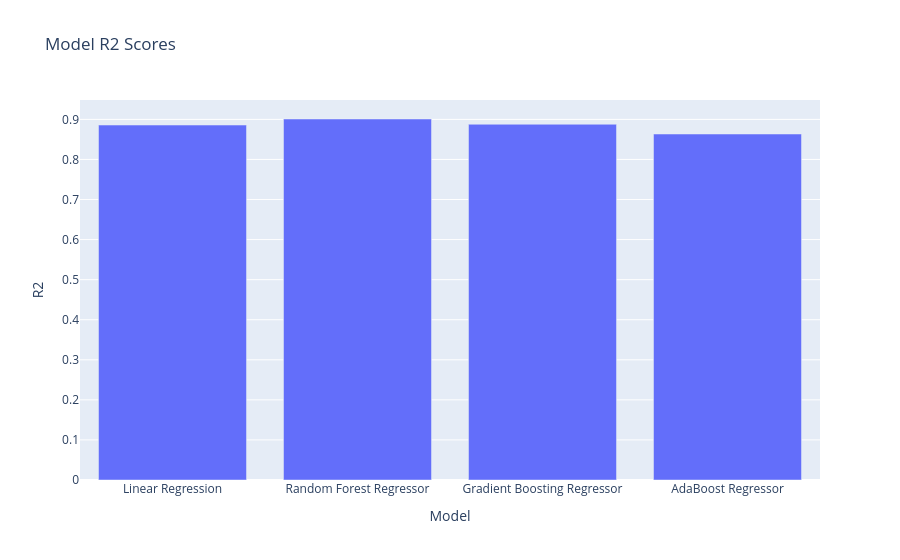

Source (notebook cell):
### Code cell
# Dictionary of regression models
regression_models = {
    "Linear Regression": LinearRegression(),
    "Random Forest Regressor": RandomForestRegressor(),
    "Gradient Boosting Regressor": GradientBoostingRegressor(),
    "AdaBoost Regressor": AdaBoostRegressor(),
}

model_names = []
mse_scores = []
r2_scores = []

# Train and evaluate each model
for name, model in regression_models.items():
    model.fit(X_train, y_train)
    y_pred = model.predict(X_test)
    mse = mean_squared_error(y_test, y_pred)
    r2 = r2_score(y_test, y_pred)
    model_names.append(name)
    mse_scores.append(mse)
    r2_scores.append(r2)
    print(f"{name} - MSE: {mse:.2f}, R2: {r2:.2f}")

# Create a DataFrame for model performance
df_models = pd.DataFrame({'Model': model_names, 'MSE': mse_scores, 'R2': r2_scores})

# Plot model performance using Plotly
fig = px.bar(df_models, x='Model', y='R2', title='Model R2 Scores')
fig.show()

### Figure 1 — Plotly figure (JSON) as saved in the notebook; plotly's stock layout.template omitted (floating-point values rounded to 4 significant figures)
{"data": [{"alignmentgroup": "True", "hovertemplate": "Model=%{x}<br>R2=%{y}<extra></extra>", "legendgroup": "", "marker": {"color": "#636efa", "pattern": {"shape": ""}}, "name": "", "offsetgroup": "", "orientation": "v", "showlegend": false, "textposition": "auto", "type": "bar", "x": ["Linear Regression", "Random Forest Regressor", "Gradient Boosting Regressor", "AdaBoost Regressor"], "xaxis": "x", "y": [0.8859, 0.901, 0.8878, 0.8635], "yaxis": "y"}], "layout": {"barmode": "relative", "legend": {"tracegroupgap": 0}, "title": {"text": "Model R2 Scores"}, "xaxis": {"anchor": "y", "domain": [0, 1], "title": {"text": "Model"}}, "yaxis": {"anchor": "x", "domain": [0, 1], "title": {"text": "R2"}}}}
